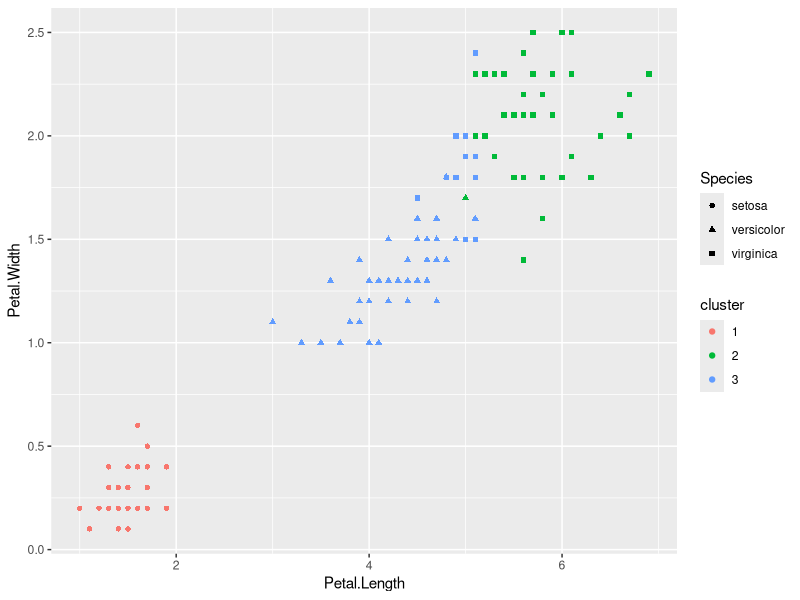
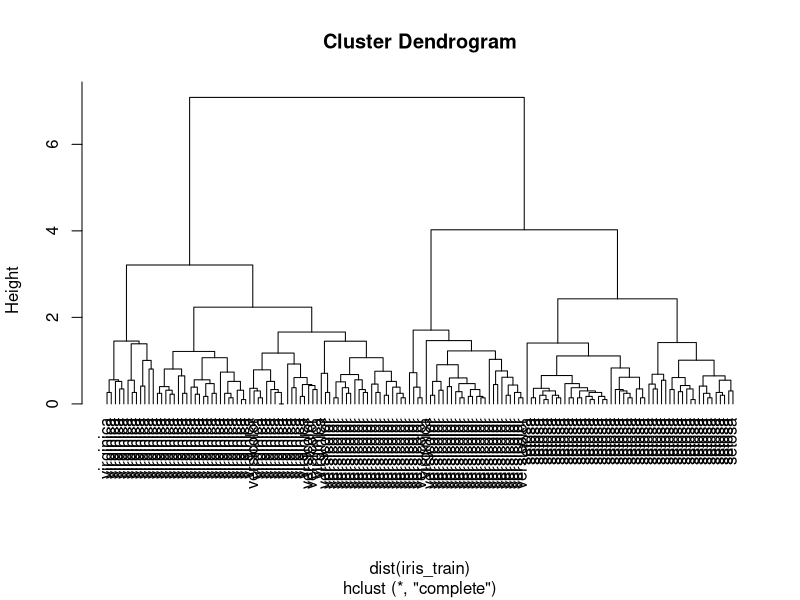

Here is the R script that generated these plots, in order:
library(tidyverse)
iris_train <- iris %>% 
  select(-Species)
kc <- kmeans(iris_train, 3)

table(iris$Species, kc$cluster)

iris %>%
  mutate(cluster = as.factor(kc$cluster)) %>%
  ggplot() +
  geom_point(aes(Petal.Length, Petal.Width, color = cluster, shape = Species))

hc = hclust(dist(iris_train))
plot(hc, hang = -1, labels = iris$Species)
